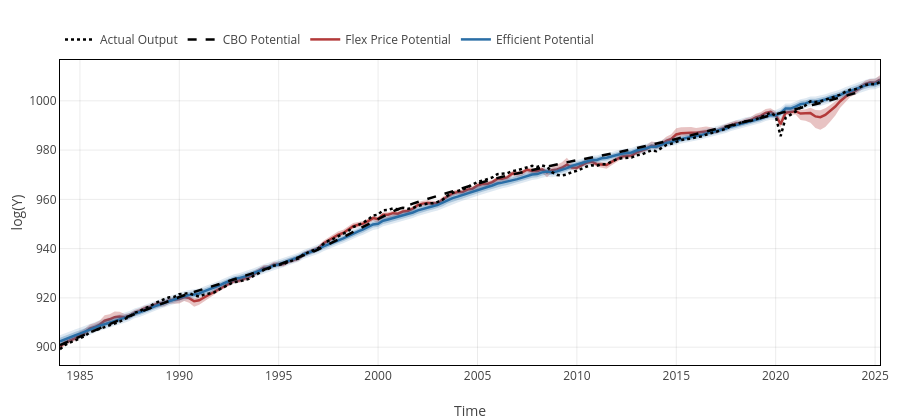

Notebook code for this chart:
### Code cell
# potential output
cbo_gdp_potential = CSV.read("./data/CBO_potential_2025.csv", DataFrame)[!, :GDPPOT];
cbo_nairu = CSV.read("./data/CBO_NROU_2025.csv", DataFrame)[!, :NROU];
cbo_gdp_potential[ismissing.(cbo_gdp_potential)] .= NaN;
cbo_nairu[ismissing.(cbo_nairu)] .= NaN;
cbo_gdp_potential = log.(cbo_gdp_potential) .* 100;

plt_potential = Plot([
       
        # flex potential
        #  # 90% band: lower first (invisible), then upper filled to previous
        # scatter(x=date, y=yf05[1:end-max_h, 1], mode="lines",
        #         line=attr(color="rgba(0,0,0,0)"), hoverinfo="skip", showlegend=false),
        # scatter(x=date, y=yf95[1:end-max_h, 1], mode="lines", showlegend=false,
        #         fill="tonexty", fillcolor=band90_flex, line=attr(color="rgba(0,0,0,0)")),  
        # 68% band: lower first (invisible), then upper filled to previous
        scatter(x=date, y=yf16[1:end-max_h, 1], mode="lines",
                line=attr(color="rgba(0,0,0,0)"), hoverinfo="skip", showlegend=false),
        scatter(x=date, y=yf84[1:end-max_h, 1], mode="lines", showlegend=false,
                fill="tonexty", fillcolor=band68_flex, line=attr(color="rgba(0,0,0,0)")),
        # Median line
        scatter(x=date, y=yfᵐ[1:end-max_h, 1], mode="lines", name="Flex Price Potential", legendrank=2,
                line=attr(color=flex_color, width=2.5)),

        # Efficient potential
        # 90% band: lower first (invisible), then upper filled to previous
        scatter(x=date, y=iT95[1:end-max_h, 1], mode="lines",
                line=attr(color="rgba(0,0,0,0)"), hoverinfo="skip", showlegend=false),
        scatter(x=date, y=iT05[1:end-max_h, 1], mode="lines", showlegend=false,
                fill="tonexty", fillcolor=band90_eff, line=attr(color="rgba(0,0,0,0)")),

        # 68% band: lower first (invisible), then upper filled to previous
        scatter(x=date, y=iT16[1:end-max_h, 1], mode="lines",
                line=attr(color="rgba(0,0,0,0)"), hoverinfo="skip", showlegend=false),
        scatter(x=date, y=iT84[1:end-max_h, 1], mode="lines", showlegend=false,
                fill="tonexty", fillcolor=band68_eff, line=attr(color="rgba(0,0,0,0)")),
        # Median line
        scatter(x=date, y=iTᵐ[1:end-max_h, 1], mode="lines", name="Efficient Potential", legendrank=1,
                line=attr(color=eff_color, width=2.5)),

        # CBO potential
        scatter(x=date, y=cbo_gdp_potential, line=attr(width=2.5, color="#000000", dash="dash"), name="CBO Potential"),

        # actual output
        scatter(x=date, y=data[1:end-max_h, 1], line=attr(width=2.5, color="#000000", dash="dot"), name="Actual Output"),
],
Layout(
    template="plotly_white", hovermode="x unified",
    width=900, height=420, margin=attr(l=60, r=20, t=60, b=55),
    xaxis=attr(
        title="Time", showgrid=true, gridcolor="rgba(0,0,0,0.08)",
        zeroline=false, showline=true, linecolor="black", linewidth=1, mirror=true
    ),
    yaxis=attr(
        title="log(Y)", showgrid=true, gridcolor="rgba(0,0,0,0.08)",
        zeroline=true, showline=true, linecolor="black", linewidth=1, mirror=true,
        # range=[y_lims...]    # comment this line out to auto-scale
    ),
    legend=attr(orientation="h", x=0.0, y=1.02, yanchor="bottom", bgcolor="rgba(0,0,0,0)")
))

### Figure 1 — Plotly figure (JSON) as saved in the notebook; plotly's stock layout.template omitted (floating-point values rounded to 4 significant figures; data arrays with more than 128 entries replaced by an {"elided": "..."} marker saying what was removed)
{"data": [{"hoverinfo": "skip", "line": {"color": "rgba(0,0,0,0)"}, "mode": "lines", "showlegend": false, "type": "scatter", "x": {"elided": "174 str values"}, "y": {"elided": "166 float values"}}, {"fill": "tonexty", "fillcolor": "rgba(179, 58, 58, 0.30)", "line": {"color": "rgba(0,0,0,0)"}, "mode": "lines", "showlegend": false, "type": "scatter", "x": {"elided": "174 str values"}, "y": {"elided": "166 float values"}}, {"legendrank": 2, "line": {"color": "#B33A3A", "width": 2.5}, "mode": "lines", "name": "Flex Price Potential", "type": "scatter", "x": {"elided": "174 str values"}, "y": {"elided": "166 float values"}}, {"hoverinfo": "skip", "line": {"color": "rgba(0,0,0,0)"}, "mode": "lines", "showlegend": false, "type": "scatter", "x": {"elided": "174 str values"}, "y": {"elided": "166 float values"}}, {"fill": "tonexty", "fillcolor": "rgba(42, 110, 166, 0.15)", "line": {"color": "rgba(0,0,0,0)"}, "mode": "lines", "showlegend": false, "type": "scatter", "x": {"elided": "174 str values"}, "y": {"elided": "166 float values"}}, {"hoverinfo": "skip", "line": {"color": "rgba(0,0,0,0)"}, "mode": "lines", "showlegend": false, "type": "scatter", "x": {"elided": "174 str values"}, "y": {"elided": "166 float values"}}, {"fill": "tonexty", "fillcolor": "rgba(42, 110, 166, 0.30)", "line": {"color": "rgba(0,0,0,0)"}, "mode": "lines", "showlegend": false, "type": "scatter", "x": {"elided": "174 str values"}, "y": {"elided": "166 float values"}}, {"legendrank": 1, "line": {"color": "#2A6EA6", "width": 2.5}, "mode": "lines", "name": "Efficient Potential", "type": "scatter", "x": {"elided": "174 str values"}, "y": {"elided": "166 float values"}}, {"line": {"color": "#000000", "dash": "dash", "width": 2.5}, "name": "CBO Potential", "type": "scatter", "x": {"elided": "174 str values"}, "y": {"elided": "162 float values"}}, {"line": {"color": "#000000", "dash": "dot", "width": 2.5}, "name": "Actual Output", "type": "scatter", "x": {"elided": "174 str values"}, "y": {"elided": "166 float values"}}], "layout": {"height": 420, "hovermode": "x unified", "legend": {"bgcolor": "rgba(0,0,0,0)", "orientation": "h", "x": 0, "y": 1.02, "yanchor": "bottom"}, "margin": {"b": 55, "l": 60, "r": 20, "t": 60}, "width": 900, "xaxis": {"gridcolor": "rgba(0,0,0,0.08)", "linecolor": "black", "linewidth": 1, "mirror": true, "showgrid": true, "showline": true, "title": "Time", "zeroline": false}, "yaxis": {"gridcolor": "rgba(0,0,0,0.08)", "linecolor": "black", "linewidth": 1, "mirror": true, "showgrid": true, "showline": true, "title": "log(Y)", "zeroline": true}}}
